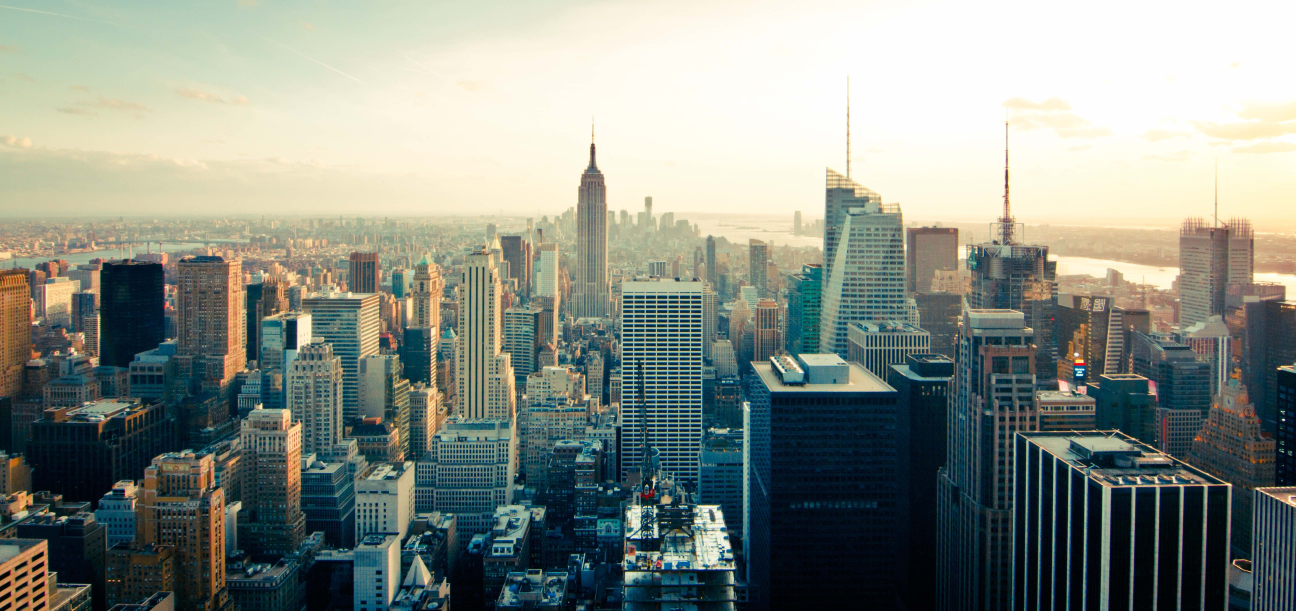
#> input picture projects/media/cityday.jpg, 5183 x 2444 px, given in place of the camera (shown at 1/4 size)
$ python detect_color.py
#> lines starting #> are read from the running program, lines starting #| are printed output that depends on the picture; after the words box and inside, x2 and y2 are one past the last pixel; in counts of white or black regions, pixels touching at a corner belong together
import numpy as np
import cv2

cam = cv2.VideoCapture(0)

def find_shape(image):
    gray = cv2.cvtColor(image, cv2.COLOR_BGR2GRAY)
    blurred = cv2.GaussianBlur(gray, (5, 5), 0)
    return cv2.threshold(blurred, 30, 255, cv2.THRESH_BINARY)[1]

def color_mask(image, color = "Red"):
    if color == "Blue":
        boundary = blueboundaries = [([55, 1, 1], [255, 80, 80])]
    elif color == "Green":
        boundary = greenboundaries = [([1, 55, 1], [80, 255, 80])]
    else:
        boundary = redboundaries = [([1, 1, 55], [80, 80, 255])]

    for (lower, upper) in boundary:
        lower = np.array(lower, dtype = "uint8")
        upper = np.array(upper, dtype = "uint8")

        mask = cv2.inRange(image, lower, upper)
        return cv2.bitwise_and(image, image, mask = mask)

while True:
    ret, image = cam.read()
#> image is the input picture: shape (2444, 5183, 3); mean B, G, R 133.2, 141.9, 134.8

    filtered = color_mask(image, color = "Green")
#> the loop in color_mask, `for (lower, upper) in boundary:` made 1 pass
#> pass 1, in color_mask, `mask = cv2.inRange(image, lower, upper)`:
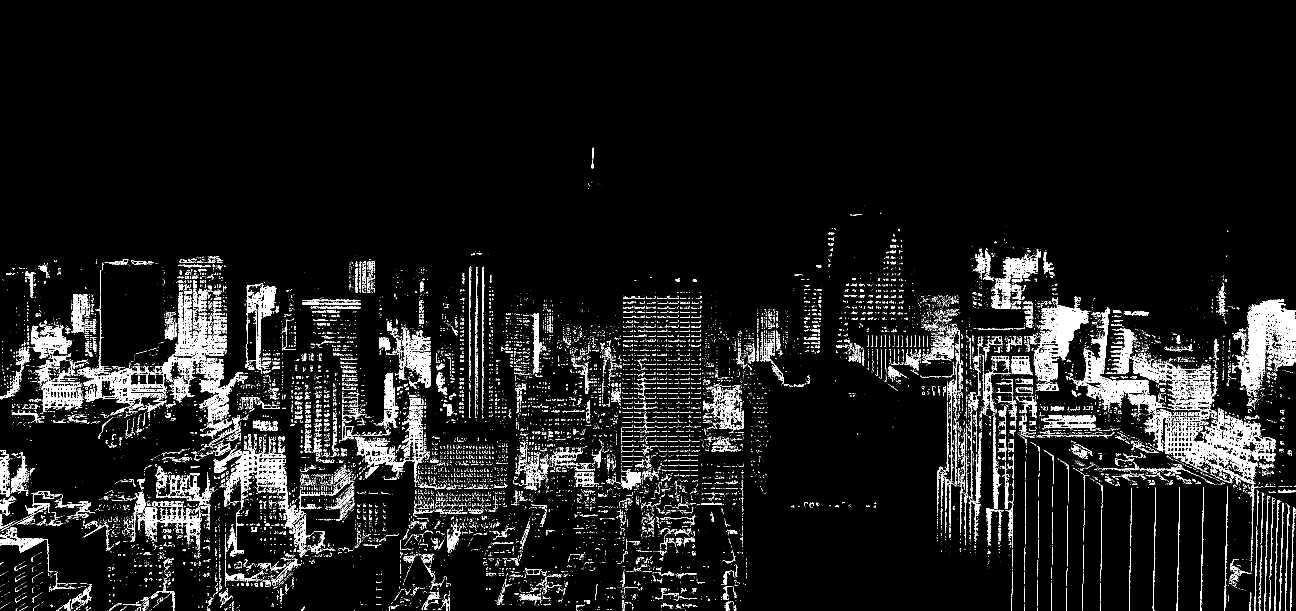
#> mask: shape (2444, 5183) (shown at 1/4 size); 5.3% white; 28802 white regions (25198 under 20 px), largest, box (x1, y1, x2, y2) and area: (4945, 1198, 5183, 1558) 28028, (4659, 1647, 5104, 1915) 27460, (4136, 1220, 4354, 1526) 22539
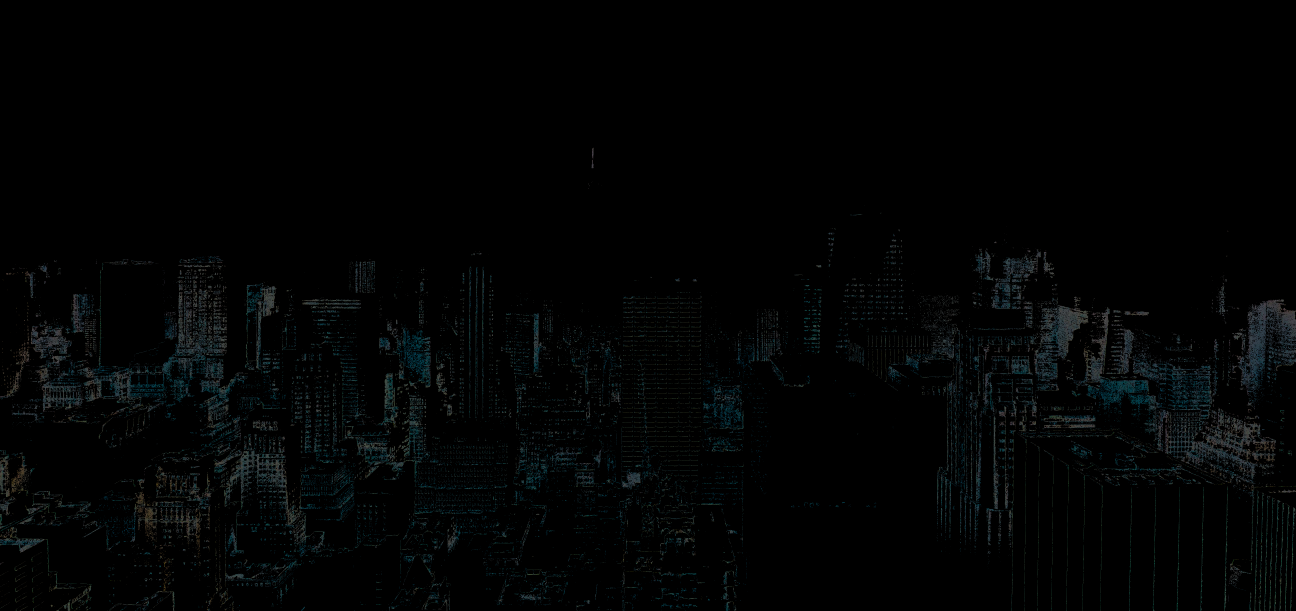
#> filtered: shape (2444, 5183, 3) (shown at 1/4 size); mean B, G, R 3.6, 3.5, 2.3
    threshed = find_shape(filtered)
#> in find_shape, `return cv2.threshold(blurred, 30, 255, cv2.THRESH_BINARY)[1]`:
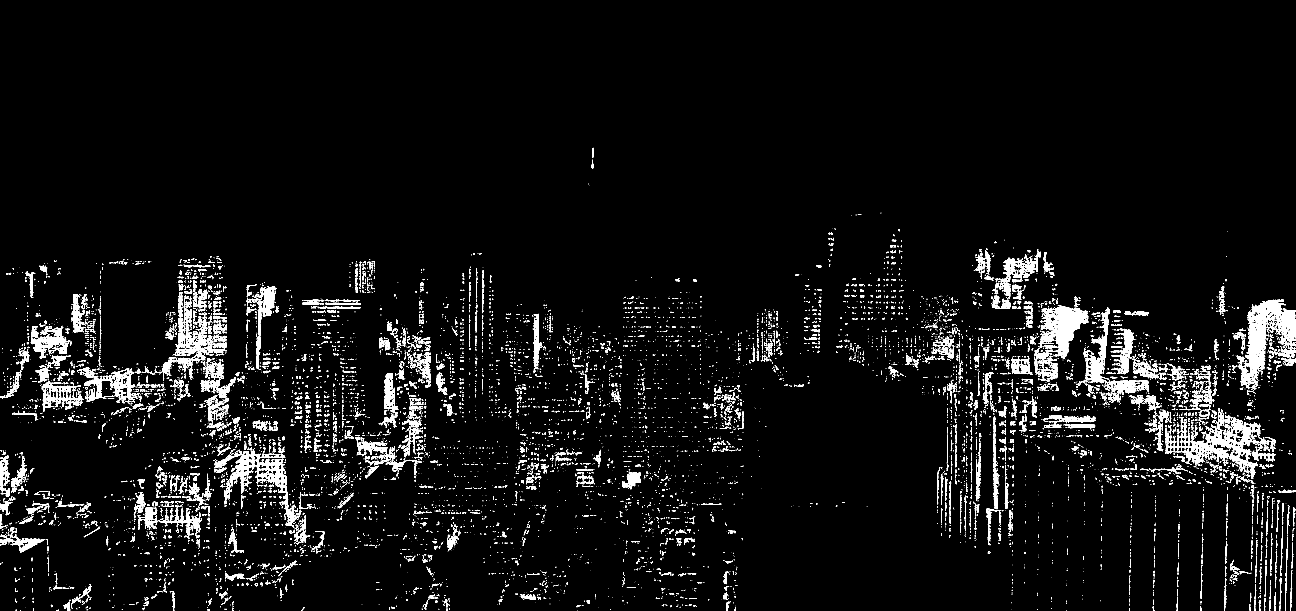
#> returned value: shape (2444, 5183) (shown at 1/4 size); 4.2% white; 10832 white regions (7745 under 20 px), largest, box (x1, y1, x2, y2) and area: (4947, 1198, 5183, 1546) 28694, (4660, 1632, 5104, 1915) 27026, (4161, 1220, 4354, 1436) 19154

    #grayfilter = cv2.cvtColor(image, cv2.COLOR_BGR2GRAY)
    #merged = cv2.bitwise_and(threshed, grayfilter)
    threshed_scaled = cv2.resize(threshed, None, fx=0.7, fy=0.7, interpolation = cv2.INTER_CUBIC)
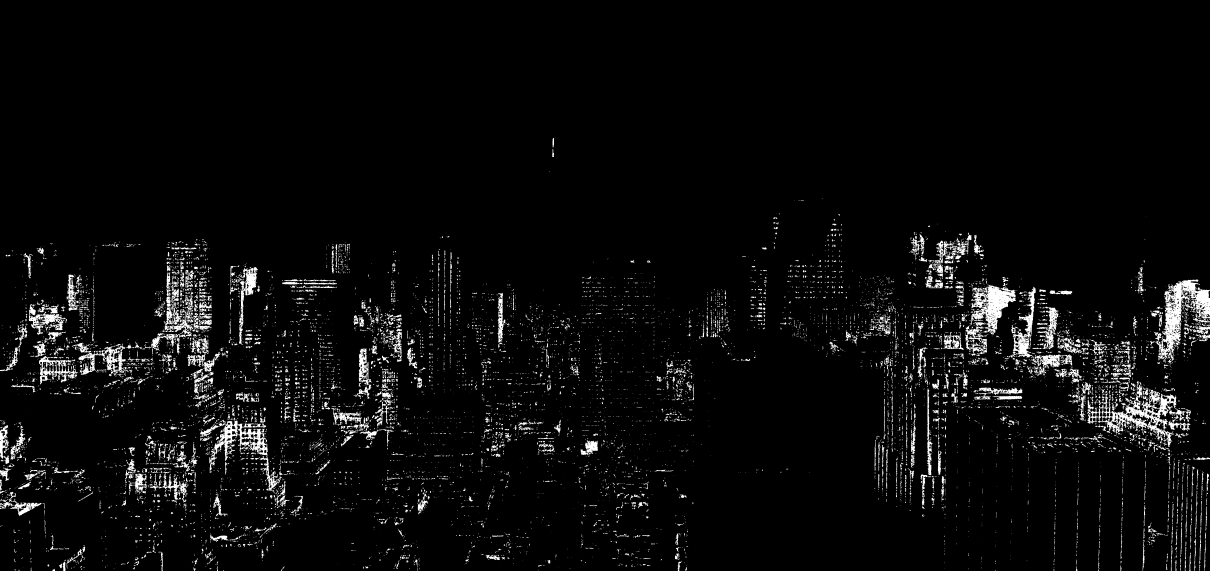
#> threshed_scaled: shape (1711, 3628) (shown at 1/3 size); min 0, max 255, mean 10.8
    image_scaled = cv2.resize(image, None, fx=0.7, fy=0.7, interpolation = cv2.INTER_CUBIC)
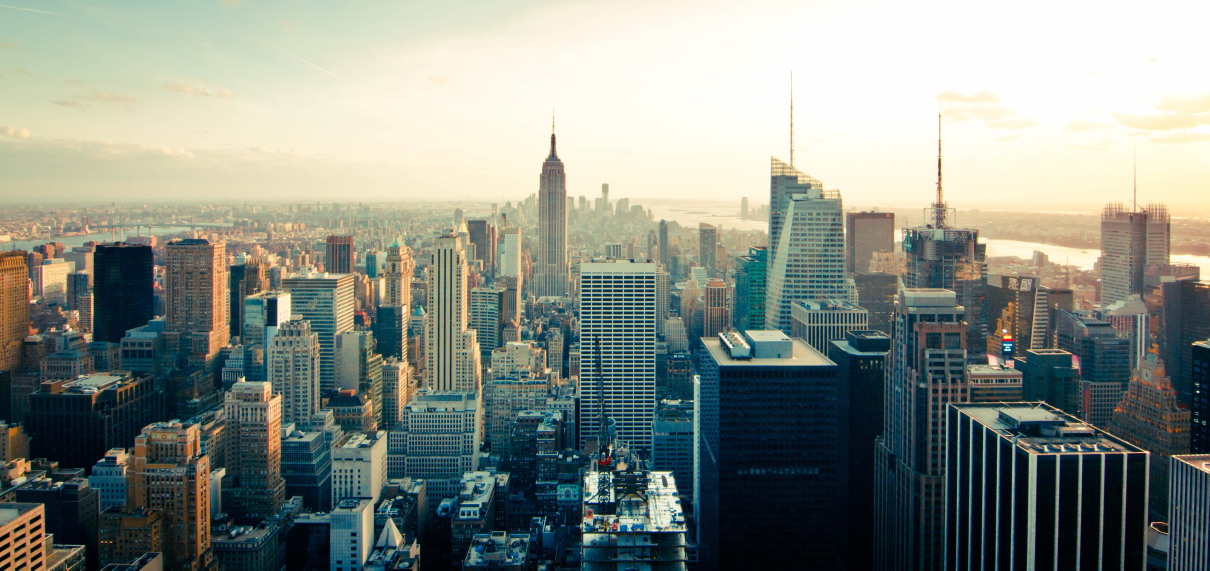
#> image_scaled: shape (1711, 3628, 3) (shown at 1/3 size); mean B, G, R 133.2, 141.9, 134.8
    filtered_scaled = cv2.resize(filtered, None, fx=0.7, fy=0.7, interpolation = cv2.INTER_CUBIC)
    cv2.imshow('Thresh', threshed_scaled)
    cv2.imshow('Filter', np.hstack([image_scaled, filtered_scaled]))
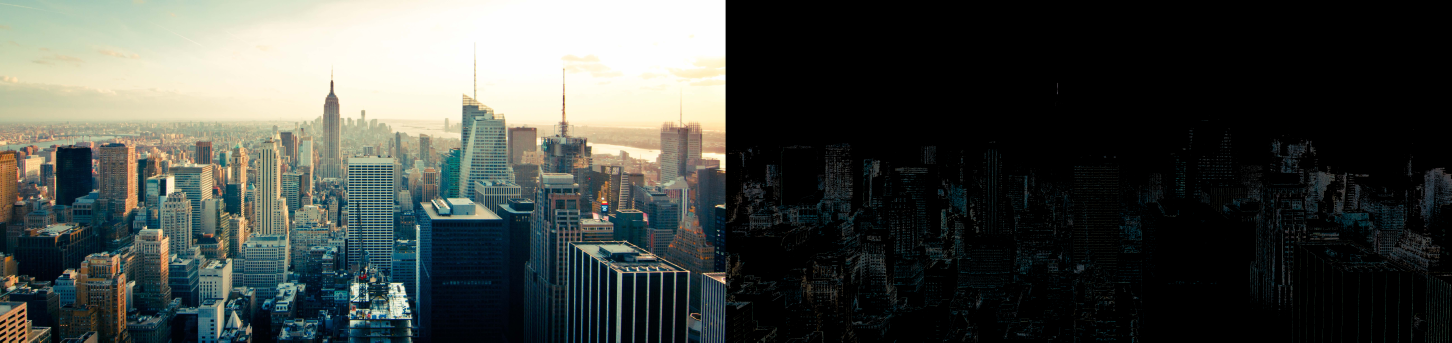
#> window 'Filter': shape (1711, 7256, 3) (shown at 1/5 size); mean B, G, R 68.5, 72.8, 68.6
    if cv2.waitKey(1) & 0xFF == ord('q'):
#> (key q is pressed here)
        break

cam.release()
cv2.destroyAllWindows()

$ run again, on projects/media/citynight.jpg
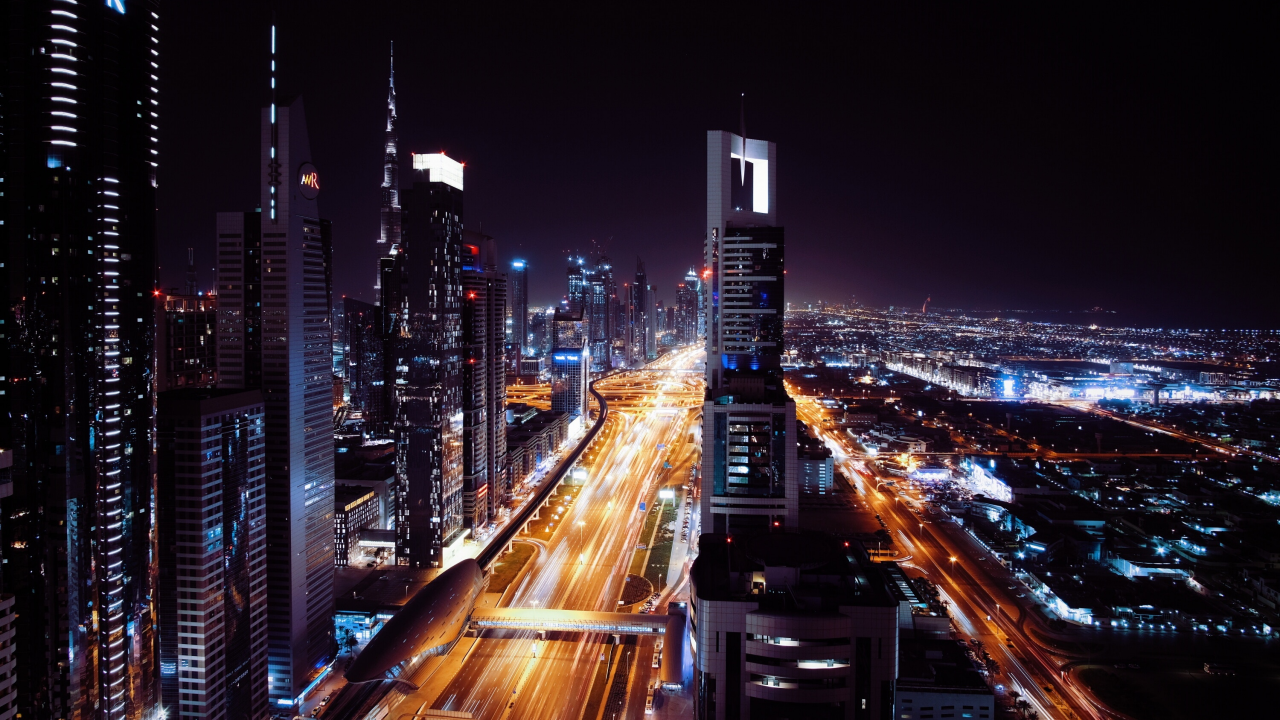
#> input picture projects/media/citynight.jpg, 3840 x 2160 px, given in place of the camera (shown at 1/3 size)
#> image is the input picture: shape (2160, 3840, 3); mean B, G, R 42, 34.1, 45.4
#> the loop in color_mask, `for (lower, upper) in boundary:` made 1 pass
#> pass 1, in color_mask, `mask = cv2.inRange(image, lower, upper)`:
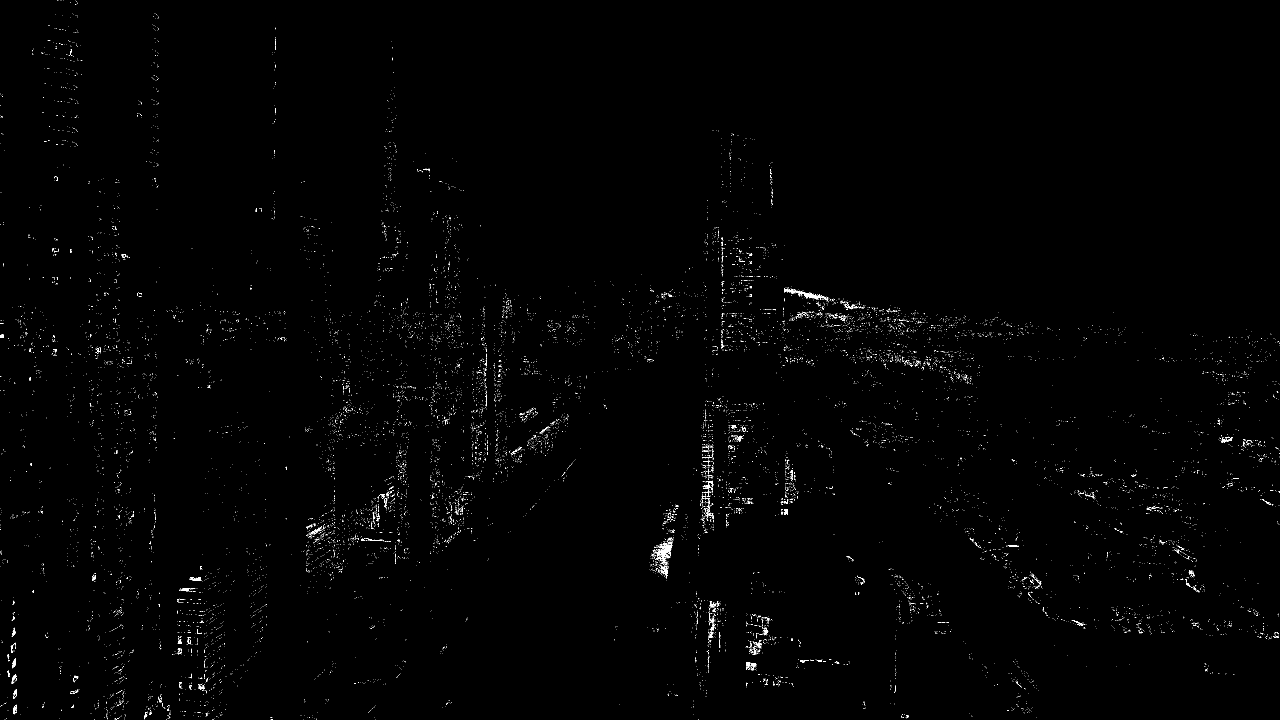
#> mask: shape (2160, 3840) (shown at 1/3 size); 0.45% white in thin lines or dots
#> `cv2.imshow('Filter', np.hstack([image_scaled, filtered_scaled]))`:
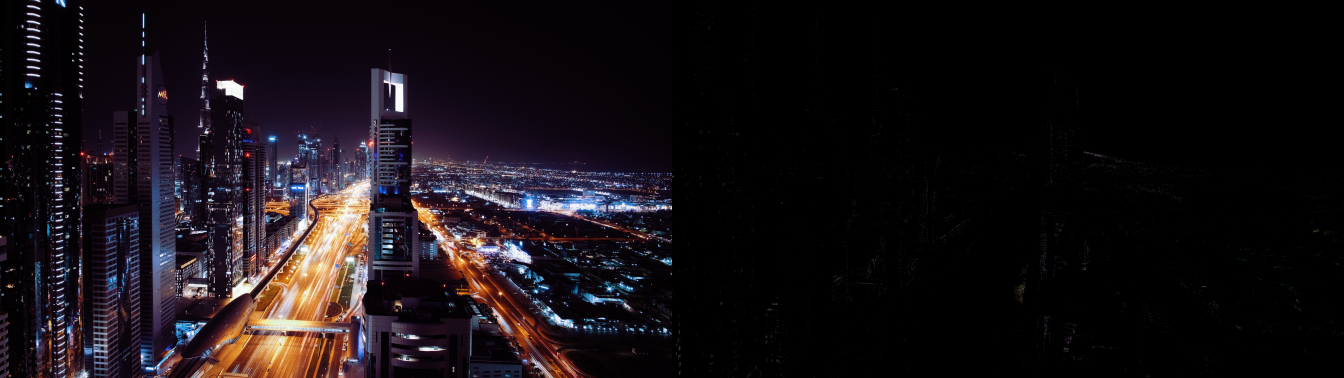
#> window 'Filter': shape (1512, 5376, 3) (shown at 1/4 size); mean B, G, R 21.2, 17.2, 22.9

$ run again, on projects/media/daytime-big.jpg
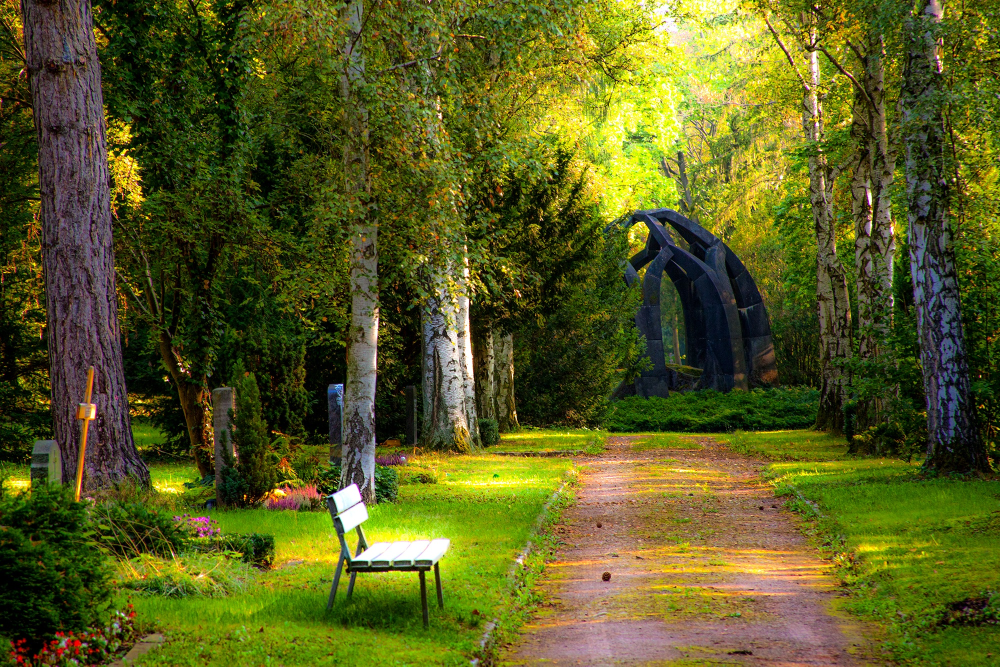
#> input picture projects/media/daytime-big.jpg, 2000 x 1333 px, given in place of the camera (shown at 1/2 size)
#> image is the input picture: shape (1333, 2000, 3); mean B, G, R 31.9, 91.9, 88.6
#> the loop in color_mask, `for (lower, upper) in boundary:` made 1 pass
#> pass 1, in color_mask, `mask = cv2.inRange(image, lower, upper)`:
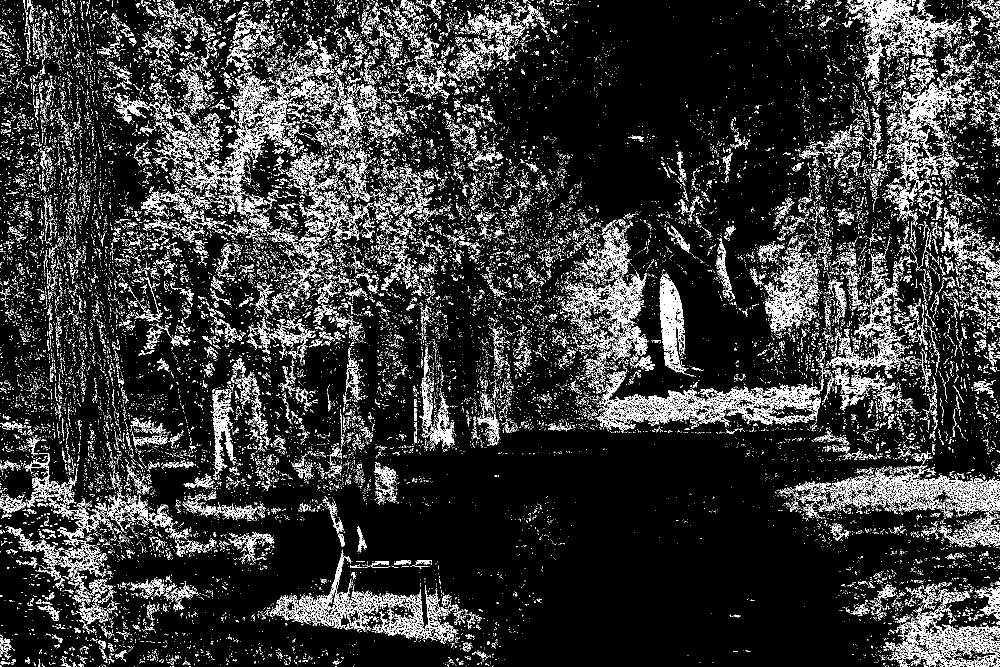
#> mask: shape (1333, 2000) (shown at 1/2 size); 14% white in thin lines or dots
#> `cv2.imshow('Filter', np.hstack([image_scaled, filtered_scaled]))`:
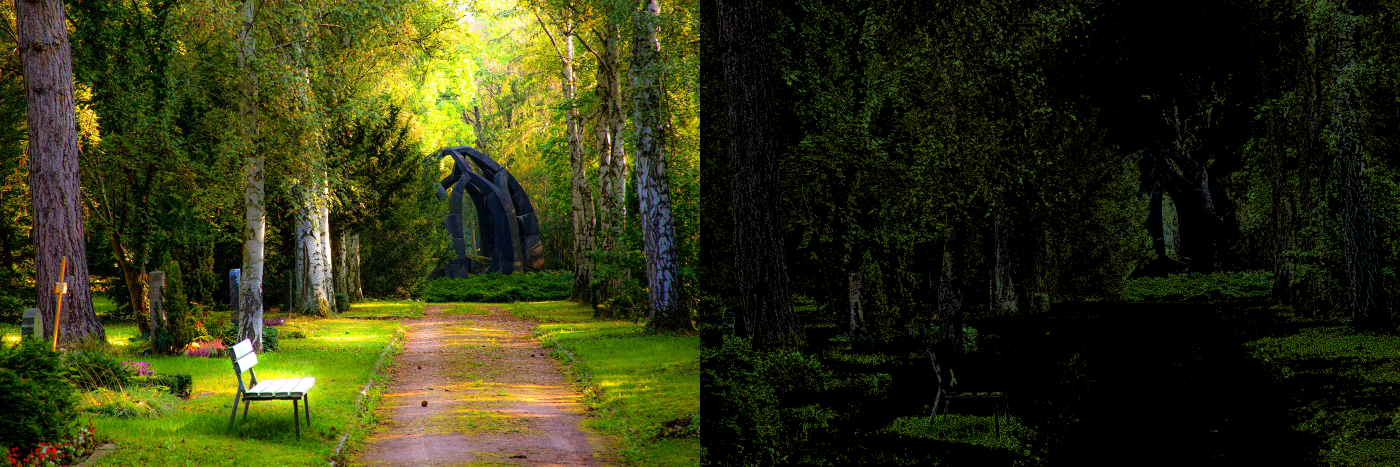
#> window 'Filter': shape (933, 2800, 3) (shown at 1/2 size); mean B, G, R 17.7, 51.9, 48.8
